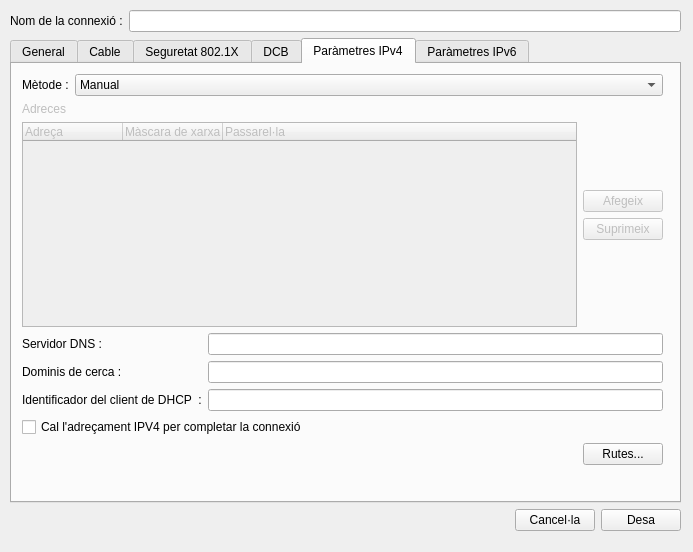
<?xml version="1.0" encoding="UTF-8"?>
<ui version="4.0">
 <class>Xarxa</class>
 <widget class="QDialog" name="Xarxa">
  <property name="geometry">
   <rect>
    <x>0</x>
    <y>0</y>
    <width>693</width>
    <height>552</height>
   </rect>
  </property>
  <property name="windowTitle">
   <string>Dialog</string>
  </property>
  <widget class="QWidget" name="layoutWidget">
   <property name="geometry">
    <rect>
     <x>10</x>
     <y>10</y>
     <width>671</width>
     <height>521</height>
    </rect>
   </property>
   <layout class="QVBoxLayout" name="verticalLayout">
    <item>
     <layout class="QHBoxLayout" name="horizontalLayout">
      <item>
       <widget class="QLabel" name="label">
        <property name="text">
         <string>Nom de la connexió :</string>
        </property>
       </widget>
      </item>
      <item>
       <widget class="QLineEdit" name="lineEdit"/>
      </item>
     </layout>
    </item>
    <item>
     <widget class="QTabWidget" name="tabWidget">
      <property name="currentIndex">
       <number>4</number>
      </property>
      <widget class="QWidget" name="tab">
       <attribute name="title">
        <string>General</string>
       </attribute>
      </widget>
      <widget class="QWidget" name="tab_2">
       <attribute name="title">
        <string>Cable</string>
       </attribute>
      </widget>
      <widget class="QWidget" name="tab_4">
       <attribute name="title">
        <string>Seguretat 802.1X</string>
       </attribute>
      </widget>
      <widget class="QWidget" name="tab_5">
       <attribute name="title">
        <string>DCB</string>
       </attribute>
      </widget>
      <widget class="QWidget" name="tab_6">
       <attribute name="title">
        <string>Paràmetres IPv4</string>
       </attribute>
       <widget class="QWidget" name="layoutWidget">
        <property name="geometry">
         <rect>
          <x>10</x>
          <y>10</y>
          <width>641</width>
          <height>391</height>
         </rect>
        </property>
        <layout class="QVBoxLayout" name="verticalLayout_7">
         <item>
          <layout class="QVBoxLayout" name="verticalLayout_6">
           <item>
            <layout class="QHBoxLayout" name="horizontalLayout_4">
             <item>
              <widget class="QLabel" name="label_2">
               <property name="text">
                <string>Mètode :</string>
               </property>
              </widget>
             </item>
             <item>
              <widget class="QComboBox" name="comboBox">
               <property name="sizePolicy">
                <sizepolicy hsizetype="Expanding" vsizetype="Fixed">
                 <horstretch>0</horstretch>
                 <verstretch>0</verstretch>
                </sizepolicy>
               </property>
               <item>
                <property name="text">
                 <string>Manual</string>
                </property>
               </item>
               <item>
                <property name="text">
                 <string>Automàtic(DHCP)</string>
                </property>
               </item>
               <item>
                <property name="text">
                 <string>Només adreces (DHCP) automàtiques</string>
                </property>
               </item>
               <item>
                <property name="text">
                 <string>Només adreces de connexió local</string>
                </property>
               </item>
               <item>
                <property name="text">
                 <string>Compartit a altres ordinadors</string>
                </property>
               </item>
               <item>
                <property name="text">
                 <string>Inhabilitada</string>
                </property>
               </item>
              </widget>
             </item>
            </layout>
           </item>
           <item>
            <layout class="QHBoxLayout" name="horizontalLayout_5">
             <item>
              <layout class="QVBoxLayout" name="verticalLayout_3">
               <item>
                <widget class="QLabel" name="adreces">
                 <property name="enabled">
                  <bool>false</bool>
                 </property>
                 <property name="text">
                  <string>Adreces </string>
                 </property>
                </widget>
               </item>
               <item>
                <widget class="QTreeWidget" name="treeWidget">
                 <property name="enabled">
                  <bool>false</bool>
                 </property>
                 <column>
                  <property name="text">
                   <string>Adreça</string>
                  </property>
                 </column>
                 <column>
                  <property name="text">
                   <string>Màscara de xarxa</string>
                  </property>
                 </column>
                 <column>
                  <property name="text">
                   <string>Passarel·la</string>
                  </property>
                 </column>
                </widget>
               </item>
              </layout>
             </item>
             <item>
              <layout class="QVBoxLayout" name="verticalLayout_2">
               <item>
                <spacer name="verticalSpacer">
                 <property name="orientation">
                  <enum>Qt::Vertical</enum>
                 </property>
                 <property name="sizeHint" stdset="0">
                  <size>
                   <width>20</width>
                   <height>38</height>
                  </size>
                 </property>
                </spacer>
               </item>
               <item>
                <widget class="QPushButton" name="afegir">
                 <property name="enabled">
                  <bool>false</bool>
                 </property>
                 <property name="text">
                  <string>Afegeix</string>
                 </property>
                </widget>
               </item>
               <item>
                <widget class="QPushButton" name="suprimir">
                 <property name="enabled">
                  <bool>false</bool>
                 </property>
                 <property name="text">
                  <string>Suprimeix</string>
                 </property>
                </widget>
               </item>
               <item>
                <spacer name="verticalSpacer_2">
                 <property name="orientation">
                  <enum>Qt::Vertical</enum>
                 </property>
                 <property name="sizeHint" stdset="0">
                  <size>
                   <width>20</width>
                   <height>40</height>
                  </size>
                 </property>
                </spacer>
               </item>
              </layout>
             </item>
            </layout>
           </item>
           <item>
            <layout class="QHBoxLayout" name="horizontalLayout_6">
             <item>
              <layout class="QVBoxLayout" name="verticalLayout_4">
               <item>
                <widget class="QLabel" name="label_4">
                 <property name="text">
                  <string>Servidor DNS :</string>
                 </property>
                </widget>
               </item>
               <item>
                <widget class="QLabel" name="label_5">
                 <property name="text">
                  <string>Dominis de cerca :</string>
                 </property>
                </widget>
               </item>
               <item>
                <widget class="QLabel" name="label_6">
                 <property name="text">
                  <string>Identificador del client de DHCP  :</string>
                 </property>
                </widget>
               </item>
              </layout>
             </item>
             <item>
              <layout class="QVBoxLayout" name="verticalLayout_5">
               <item>
                <widget class="QLineEdit" name="lineEdit_2"/>
               </item>
               <item>
                <widget class="QLineEdit" name="lineEdit_3"/>
               </item>
               <item>
                <widget class="QLineEdit" name="lineEdit_4"/>
               </item>
              </layout>
             </item>
            </layout>
           </item>
           <item>
            <widget class="QCheckBox" name="checkBox">
             <property name="text">
              <string>Cal l'adreçament IPV4 per completar la connexió </string>
             </property>
            </widget>
           </item>
          </layout>
         </item>
         <item>
          <layout class="QHBoxLayout" name="horizontalLayout_7">
           <item>
            <spacer name="horizontalSpacer_2">
             <property name="orientation">
              <enum>Qt::Horizontal</enum>
             </property>
             <property name="sizeHint" stdset="0">
              <size>
               <width>518</width>
               <height>20</height>
              </size>
             </property>
            </spacer>
           </item>
           <item>
            <widget class="QPushButton" name="pushButton_5">
             <property name="text">
              <string>Rutes...</string>
             </property>
            </widget>
           </item>
          </layout>
         </item>
        </layout>
       </widget>
      </widget>
      <widget class="QWidget" name="tab_3">
       <attribute name="title">
        <string>Paràmetres IPv6</string>
       </attribute>
      </widget>
     </widget>
    </item>
    <item>
     <layout class="QHBoxLayout" name="horizontalLayout_3">
      <item>
       <spacer name="horizontalSpacer">
        <property name="orientation">
         <enum>Qt::Horizontal</enum>
        </property>
        <property name="sizeHint" stdset="0">
         <size>
          <width>398</width>
          <height>20</height>
         </size>
        </property>
       </spacer>
      </item>
      <item>
       <layout class="QHBoxLayout" name="horizontalLayout_2">
        <item>
         <widget class="QPushButton" name="pushButton_2">
          <property name="text">
           <string>Cancel·la</string>
          </property>
         </widget>
        </item>
        <item>
         <widget class="QPushButton" name="pushButton">
          <property name="text">
           <string>Desa</string>
          </property>
         </widget>
        </item>
       </layout>
      </item>
     </layout>
    </item>
   </layout>
  </widget>
 </widget>
 <resources/>
 <connections/>
</ui>
